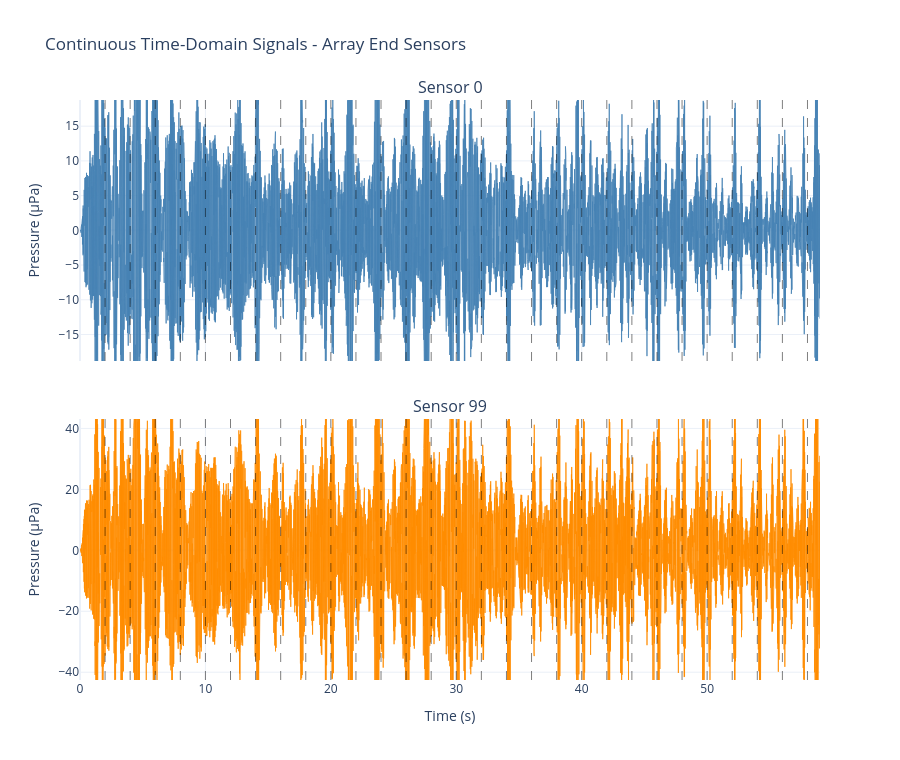

The notebook cell saved with this chart:
### Markdown cell above
## First and Last Sensor Comparison

Visualise spatial variation: signals from opposite ends of the 100-sensor array show time delays and amplitude differences due to array geometry.

### Code cell
boundary_times_s = [
    i * SIM_PARAMS["time_interval"].total_seconds()
    for i in range(1, SIM_PARAMS["num_steps"])
]
first_real = np.real(continuous_signal_first)
last_real = np.real(continuous_signal_last)

fig_end_sensors = make_subplots(
    rows=2,
    cols=1,
    shared_xaxes=True,
    vertical_spacing=0.1,
    subplot_titles=("Sensor 0", f"Sensor {ARRAY_PARAMS['num_sensors'] - 1}"),
)

# First sensor
fig_end_sensors.add_trace(
    go.Scatter(
        x=time_axis,
        y=first_real,
        mode="lines",
        line=dict(width=1, color="steelblue"),
        opacity=0.8,
        showlegend=False,
    ),
    row=1,
    col=1,
)
fig_end_sensors.update_yaxes(
    range=[np.percentile(first_real, 1), np.percentile(first_real, 99)],
    title_text="Pressure (µPa)",
    row=1,
    col=1,
)

# Last sensor
fig_end_sensors.add_trace(
    go.Scatter(
        x=time_axis,
        y=last_real,
        mode="lines",
        line=dict(width=1, color="darkorange"),
        opacity=0.8,
        showlegend=False,
    ),
    row=2,
    col=1,
)
fig_end_sensors.update_yaxes(
    range=[np.percentile(last_real, 1), np.percentile(last_real, 99)],
    title_text="Pressure (µPa)",
    row=2,
    col=1,
)
fig_end_sensors.update_xaxes(title_text="Time (s)", row=2, col=1)

for row in (1, 2):
    for t_boundary in boundary_times_s:
        fig_end_sensors.add_vline(
            x=t_boundary,
            line_color="black",
            line_dash="dash",
            opacity=0.5,
            line_width=1,
            row=row,
            col=1,
        )

fig_end_sensors.update_layout(
    title="Continuous Time-Domain Signals - Array End Sensors",
    template="plotly_white",
    height=760,
    width=900,
)
fig_end_sensors.show()

### Figure 1 — Plotly figure (JSON) as saved in the notebook; plotly's stock layout.template omitted (floating-point values rounded to 4 significant figures; data arrays with more than 128 entries replaced by an {"elided": "..."} marker saying what was removed)
{"data": [{"line": {"color": "steelblue", "width": 1}, "mode": "lines", "opacity": 0.8, "showlegend": false, "type": "scatter", "x": {"elided": "29500 float values"}, "xaxis": "x", "y": {"elided": "29500 float values"}, "yaxis": "y"}, {"line": {"color": "darkorange", "width": 1}, "mode": "lines", "opacity": 0.8, "showlegend": false, "type": "scatter", "x": {"elided": "29500 float values"}, "xaxis": "x2", "y": {"elided": "29500 float values"}, "yaxis": "y2"}], "layout": {"annotations": [{"font": {"size": 16}, "showarrow": false, "text": "Sensor 0", "x": 0.5, "xanchor": "center", "xref": "paper", "y": 1, "yanchor": "bottom", "yref": "paper"}, {"font": {"size": 16}, "showarrow": false, "text": "Sensor 99", "x": 0.5, "xanchor": "center", "xref": "paper", "y": 0.45, "yanchor": "bottom", "yref": "paper"}], "height": 760, "shapes": [{"line": {"color": "black", "dash": "dash", "width": 1}, "opacity": 0.5, "type": "line", "x0": 2, "x1": 2, "xref": "x", "y0": 0, "y1": 1, "yref": "y domain"}, {"line": {"color": "black", "dash": "dash", "width": 1}, "opacity": 0.5, "type": "line", "x0": 4, "x1": 4, "xref": "x", "y0": 0, "y1": 1, "yref": "y domain"}, {"line": {"color": "black", "dash": "dash", "width": 1}, "opacity": 0.5, "type": "line", "x0": 6, "x1": 6, "xref": "x", "y0": 0, "y1": 1, "yref": "y domain"}, {"line": {"color": "black", "dash": "dash", "width": 1}, "opacity": 0.5, "type": "line", "x0": 8, "x1": 8, "xref": "x", "y0": 0, "y1": 1, "yref": "y domain"}, {"line": {"color": "black", "dash": "dash", "width": 1}, "opacity": 0.5, "type": "line", "x0": 10, "x1": 10, "xref": "x", "y0": 0, "y1": 1, "yref": "y domain"}, {"line": {"color": "black", "dash": "dash", "width": 1}, "opacity": 0.5, "type": "line", "x0": 12, "x1": 12, "xref": "x", "y0": 0, "y1": 1, "yref": "y domain"}, {"line": {"color": "black", "dash": "dash", "width": 1}, "opacity": 0.5, "type": "line", "x0": 14, "x1": 14, "xref": "x", "y0": 0, "y1": 1, "yref": "y domain"}, {"line": {"color": "black", "dash": "dash", "width": 1}, "opacity": 0.5, "type": "line", "x0": 16, "x1": 16, "xref": "x", "y0": 0, "y1": 1, "yref": "y domain"}, {"line": {"color": "black", "dash": "dash", "width": 1}, "opacity": 0.5, "type": "line", "x0": 18, "x1": 18, "xref": "x", "y0": 0, "y1": 1, "yref": "y domain"}, {"line": {"color": "black", "dash": "dash", "width": 1}, "opacity": 0.5, "type": "line", "x0": 20, "x1": 20, "xref": "x", "y0": 0, "y1": 1, "yref": "y domain"}, {"line": {"color": "black", "dash": "dash", "width": 1}, "opacity": 0.5, "type": "line", "x0": 22, "x1": 22, "xref": "x", "y0": 0, "y1": 1, "yref": "y domain"}, {"line": {"color": "black", "dash": "dash", "width": 1}, "opacity": 0.5, "type": "line", "x0": 24, "x1": 24, "xref": "x", "y0": 0, "y1": 1, "yref": "y domain"}, {"line": {"color": "black", "dash": "dash", "width": 1}, "opacity": 0.5, "type": "line", "x0": 26, "x1": 26, "xref": "x", "y0": 0, "y1": 1, "yref": "y domain"}, {"line": {"color": "black", "dash": "dash", "width": 1}, "opacity": 0.5, "type": "line", "x0": 28, "x1": 28, "xref": "x", "y0": 0, "y1": 1, "yref": "y domain"}, {"line": {"color": "black", "dash": "dash", "width": 1}, "opacity": 0.5, "type": "line", "x0": 30, "x1": 30, "xref": "x", "y0": 0, "y1": 1, "yref": "y domain"}, {"line": {"color": "black", "dash": "dash", "width": 1}, "opacity": 0.5, "type": "line", "x0": 32, "x1": 32, "xref": "x", "y0": 0, "y1": 1, "yref": "y domain"}, {"line": {"color": "black", "dash": "dash", "width": 1}, "opacity": 0.5, "type": "line", "x0": 34, "x1": 34, "xref": "x", "y0": 0, "y1": 1, "yref": "y domain"}, {"line": {"color": "black", "dash": "dash", "width": 1}, "opacity": 0.5, "type": "line", "x0": 36, "x1": 36, "xref": "x", "y0": 0, "y1": 1, "yref": "y domain"}, {"line": {"color": "black", "dash": "dash", "width": 1}, "opacity": 0.5, "type": "line", "x0": 38, "x1": 38, "xref": "x", "y0": 0, "y1": 1, "yref": "y domain"}, {"line": {"color": "black", "dash": "dash", "width": 1}, "opacity": 0.5, "type": "line", "x0": 40, "x1": 40, "xref": "x", "y0": 0, "y1": 1, "yref": "y domain"}, {"line": {"color": "black", "dash": "dash", "width": 1}, "opacity": 0.5, "type": "line", "x0": 42, "x1": 42, "xref": "x", "y0": 0, "y1": 1, "yref": "y domain"}, {"line": {"color": "black", "dash": "dash", "width": 1}, "opacity": 0.5, "type": "line", "x0": 44, "x1": 44, "xref": "x", "y0": 0, "y1": 1, "yref": "y domain"}, {"line": {"color": "black", "dash": "dash", "width": 1}, "opacity": 0.5, "type": "line", "x0": 46, "x1": 46, "xref": "x", "y0": 0, "y1": 1, "yref": "y domain"}, {"line": {"color": "black", "dash": "dash", "width": 1}, "opacity": 0.5, "type": "line", "x0": 48, "x1": 48, "xref": "x", "y0": 0, "y1": 1, "yref": "y domain"}, {"line": {"color": "black", "dash": "dash", "width": 1}, "opacity": 0.5, "type": "line", "x0": 50, "x1": 50, "xref": "x", "y0": 0, "y1": 1, "yref": "y domain"}, {"line": {"color": "black", "dash": "dash", "width": 1}, "opacity": 0.5, "type": "line", "x0": 52, "x1": 52, "xref": "x", "y0": 0, "y1": 1, "yref": "y domain"}, {"line": {"color": "black", "dash": "dash", "width": 1}, "opacity": 0.5, "type": "line", "x0": 54, "x1": 54, "xref": "x", "y0": 0, "y1": 1, "yref": "y domain"}, {"line": {"color": "black", "dash": "dash", "width": 1}, "opacity": 0.5, "type": "line", "x0": 56, "x1": 56, "xref": "x", "y0": 0, "y1": 1, "yref": "y domain"}, {"line": {"color": "black", "dash": "dash", "width": 1}, "opacity": 0.5, "type": "line", "x0": 58, "x1": 58, "xref": "x", "y0": 0, "y1": 1, "yref": "y domain"}, {"line": {"color": "black", "dash": "dash", "width": 1}, "opacity": 0.5, "type": "line", "x0": 2, "x1": 2, "xref": "x2", "y0": 0, "y1": 1, "yref": "y2 domain"}, {"line": {"color": "black", "dash": "dash", "width": 1}, "opacity": 0.5, "type": "line", "x0": 4, "x1": 4, "xref": "x2", "y0": 0, "y1": 1, "yref": "y2 domain"}, {"line": {"color": "black", "dash": "dash", "width": 1}, "opacity": 0.5, "type": "line", "x0": 6, "x1": 6, "xref": "x2", "y0": 0, "y1": 1, "yref": "y2 domain"}, {"line": {"color": "black", "dash": "dash", "width": 1}, "opacity": 0.5, "type": "line", "x0": 8, "x1": 8, "xref": "x2", "y0": 0, "y1": 1, "yref": "y2 domain"}, {"line": {"color": "black", "dash": "dash", "width": 1}, "opacity": 0.5, "type": "line", "x0": 10, "x1": 10, "xref": "x2", "y0": 0, "y1": 1, "yref": "y2 domain"}, {"line": {"color": "black", "dash": "dash", "width": 1}, "opacity": 0.5, "type": "line", "x0": 12, "x1": 12, "xref": "x2", "y0": 0, "y1": 1, "yref": "y2 domain"}, {"line": {"color": "black", "dash": "dash", "width": 1}, "opacity": 0.5, "type": "line", "x0": 14, "x1": 14, "xref": "x2", "y0": 0, "y1": 1, "yref": "y2 domain"}, {"line": {"color": "black", "dash": "dash", "width": 1}, "opacity": 0.5, "type": "line", "x0": 16, "x1": 16, "xref": "x2", "y0": 0, "y1": 1, "yref": "y2 domain"}, {"line": {"color": "black", "dash": "dash", "width": 1}, "opacity": 0.5, "type": "line", "x0": 18, "x1": 18, "xref": "x2", "y0": 0, "y1": 1, "yref": "y2 domain"}, {"line": {"color": "black", "dash": "dash", "width": 1}, "opacity": 0.5, "type": "line", "x0": 20, "x1": 20, "xref": "x2", "y0": 0, "y1": 1, "yref": "y2 domain"}, {"line": {"color": "black", "dash": "dash", "width": 1}, "opacity": 0.5, "type": "line", "x0": 22, "x1": 22, "xref": "x2", "y0": 0, "y1": 1, "yref": "y2 domain"}, {"line": {"color": "black", "dash": "dash", "width": 1}, "opacity": 0.5, "type": "line", "x0": 24, "x1": 24, "xref": "x2", "y0": 0, "y1": 1, "yref": "y2 domain"}, {"line": {"color": "black", "dash": "dash", "width": 1}, "opacity": 0.5, "type": "line", "x0": 26, "x1": 26, "xref": "x2", "y0": 0, "y1": 1, "yref": "y2 domain"}, {"line": {"color": "black", "dash": "dash", "width": 1}, "opacity": 0.5, "type": "line", "x0": 28, "x1": 28, "xref": "x2", "y0": 0, "y1": 1, "yref": "y2 domain"}, {"line": {"color": "black", "dash": "dash", "width": 1}, "opacity": 0.5, "type": "line", "x0": 30, "x1": 30, "xref": "x2", "y0": 0, "y1": 1, "yref": "y2 domain"}, {"line": {"color": "black", "dash": "dash", "width": 1}, "opacity": 0.5, "type": "line", "x0": 32, "x1": 32, "xref": "x2", "y0": 0, "y1": 1, "yref": "y2 domain"}, {"line": {"color": "black", "dash": "dash", "width": 1}, "opacity": 0.5, "type": "line", "x0": 34, "x1": 34, "xref": "x2", "y0": 0, "y1": 1, "yref": "y2 domain"}, {"line": {"color": "black", "dash": "dash", "width": 1}, "opacity": 0.5, "type": "line", "x0": 36, "x1": 36, "xref": "x2", "y0": 0, "y1": 1, "yref": "y2 domain"}, {"line": {"color": "black", "dash": "dash", "width": 1}, "opacity": 0.5, "type": "line", "x0": 38, "x1": 38, "xref": "x2", "y0": 0, "y1": 1, "yref": "y2 domain"}, {"line": {"color": "black", "dash": "dash", "width": 1}, "opacity": 0.5, "type": "line", "x0": 40, "x1": 40, "xref": "x2", "y0": 0, "y1": 1, "yref": "y2 domain"}, {"line": {"color": "black", "dash": "dash", "width": 1}, "opacity": 0.5, "type": "line", "x0": 42, "x1": 42, "xref": "x2", "y0": 0, "y1": 1, "yref": "y2 domain"}, {"line": {"color": "black", "dash": "dash", "width": 1}, "opacity": 0.5, "type": "line", "x0": 44, "x1": 44, "xref": "x2", "y0": 0, "y1": 1, "yref": "y2 domain"}, {"line": {"color": "black", "dash": "dash", "width": 1}, "opacity": 0.5, "type": "line", "x0": 46, "x1": 46, "xref": "x2", "y0": 0, "y1": 1, "yref": "y2 domain"}, {"line": {"color": "black", "dash": "dash", "width": 1}, "opacity": 0.5, "type": "line", "x0": 48, "x1": 48, "xref": "x2", "y0": 0, "y1": 1, "yref": "y2 domain"}, {"line": {"color": "black", "dash": "dash", "width": 1}, "opacity": 0.5, "type": "line", "x0": 50, "x1": 50, "xref": "x2", "y0": 0, "y1": 1, "yref": "y2 domain"}, {"line": {"color": "black", "dash": "dash", "width": 1}, "opacity": 0.5, "type": "line", "x0": 52, "x1": 52, "xref": "x2", "y0": 0, "y1": 1, "yref": "y2 domain"}, {"line": {"color": "black", "dash": "dash", "width": 1}, "opacity": 0.5, "type": "line", "x0": 54, "x1": 54, "xref": "x2", "y0": 0, "y1": 1, "yref": "y2 domain"}, {"line": {"color": "black", "dash": "dash", "width": 1}, "opacity": 0.5, "type": "line", "x0": 56, "x1": 56, "xref": "x2", "y0": 0, "y1": 1, "yref": "y2 domain"}, {"line": {"color": "black", "dash": "dash", "width": 1}, "opacity": 0.5, "type": "line", "x0": 58, "x1": 58, "xref": "x2", "y0": 0, "y1": 1, "yref": "y2 domain"}], "title": {"text": "Continuous Time-Domain Signals - Array End Sensors"}, "width": 900, "xaxis": {"anchor": "y", "domain": [0, 1], "matches": "x2", "showticklabels": false}, "xaxis2": {"anchor": "y2", "domain": [0, 1], "title": {"text": "Time (s)"}}, "yaxis": {"anchor": "x", "domain": [0.55, 1], "range": [-18.82, 18.77], "title": {"text": "Pressure (µPa)"}}, "yaxis2": {"anchor": "x2", "domain": [0, 0.45], "range": [-42.55, 43.09], "title": {"text": "Pressure (µPa)"}}}}
